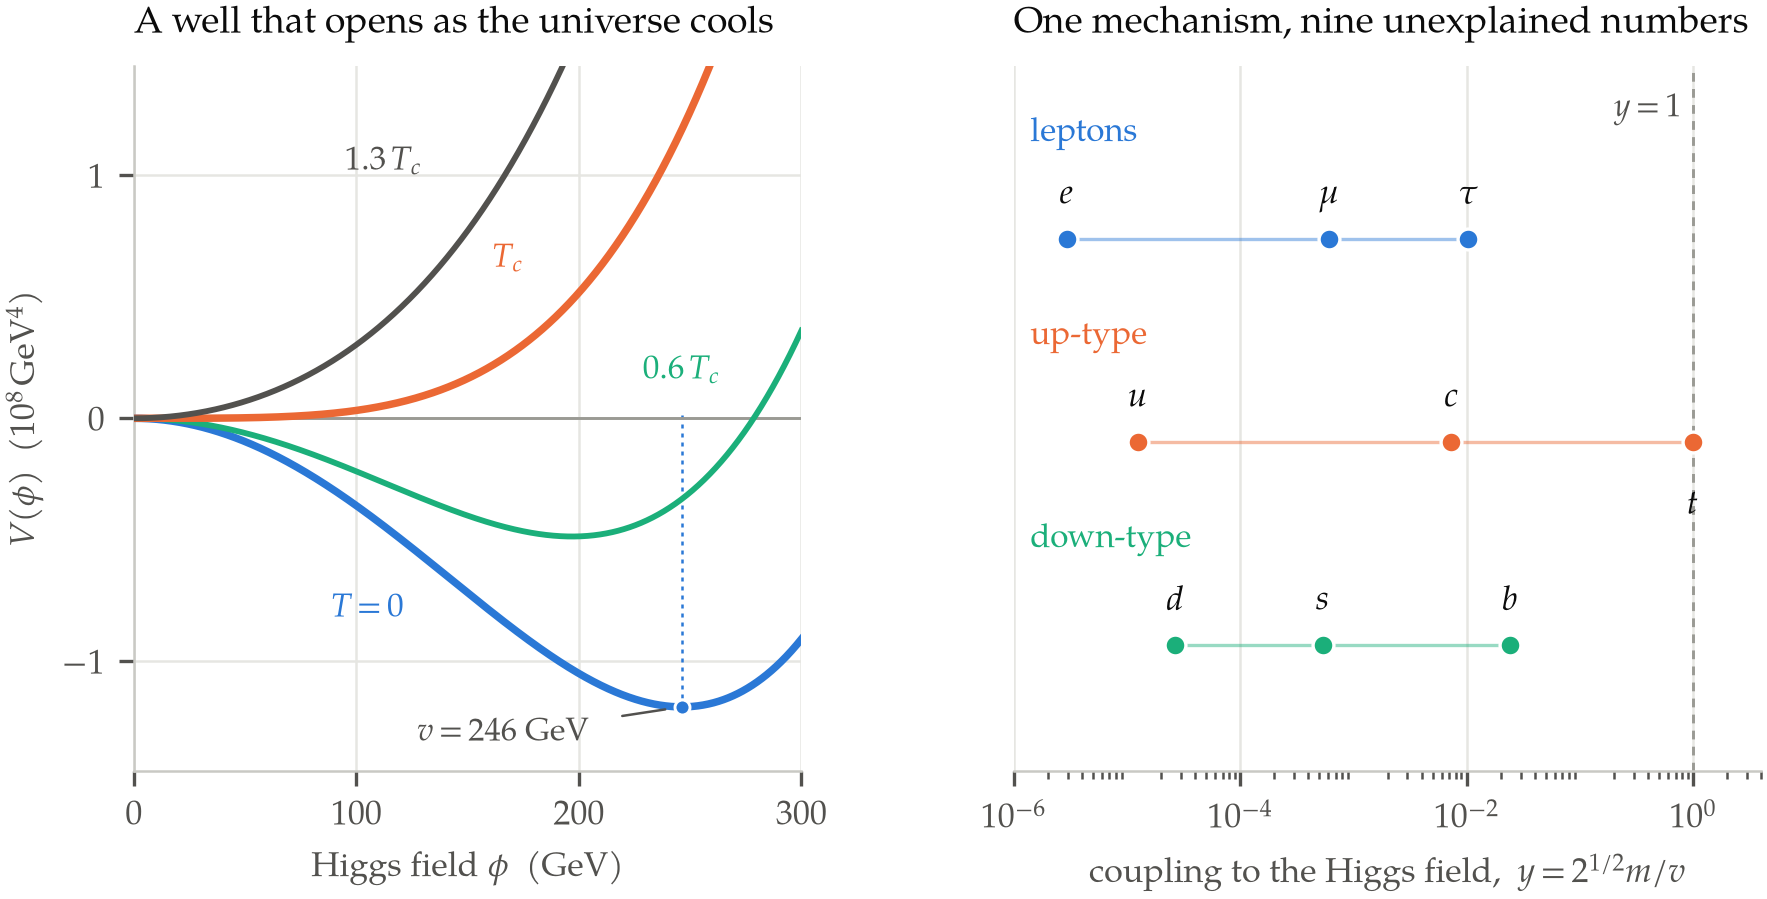

The script that saved this image:
"""Figure for report 016 — the mechanism is one potential; the couplings are nine numbers.

Left panel — the Higgs potential, calibrated to measurement rather than sketched.
Writing the tree-level potential for the real part of the neutral component as

    V(phi) = -(1/2) mu^2 phi^2 + (1/4) lambda phi^4,

the two measured quantities fix both parameters completely:

    v      = (sqrt(2) G_F)^(-1/2) = 246.22 GeV        (MuLan G_F)
    lambda = m_H^2 / (2 v^2)      = 0.12928           (m_H = 125.20 GeV)
    mu^2   = lambda v^2           = 7837.5 GeV^2

so the minimum sits at phi = 246.22 GeV and the well is 1.188e8 GeV^4 deep.
Heating the universe adds a positive thermal mass term. Keeping only its leading
piece, m_eff^2(T) = c T^2 - mu^2, and fixing c so the quadratic term vanishes at
the lattice crossover temperature T_c = 159.5 GeV gives c = mu^2 / T_c^2 = 0.308.
The four curves are T/T_c = 0, 0.6, 1 and 1.3. Note the caption's caveat: in the
Standard Model with a 125 GeV Higgs this is a smooth crossover, not the sharp
transition a bare Landau potential would suggest.

Right panel — every Standard Model fermion's coupling to that field, y = sqrt(2) m / v,
on one logarithmic axis. The mechanism does not predict a single one of them; they
span 5.5 decades from y_e = 2.9e-6 to y_t = 0.991, and the top's is one to within
a per cent. Rows separate leptons, up-type and down-type quarks; the three house
colours carry the row identity and every point is directly labelled, which is the
secondary encoding the palette validator's contrast warning requires.

Masses: PDG 2024. Light quarks MS-bar at 2 GeV, charm and bottom MS-bar at their
own scale, top from direct measurements.

Palette: the blue / orange / green trio used in reports 009-015, direct-labelled
rather than legended, as this is print.
Run: python3 figures/016-higgs-potential-and-yukawa-ladder.py
"""
import matplotlib
matplotlib.use("Agg")
import matplotlib.font_manager as fm
import matplotlib.pyplot as plt
import numpy as np
import tempfile
from pathlib import Path

SERIF = "TeX Gyre Pagella"
BLUE, ORANGE, GREEN = "#2a78d6", "#eb6834", "#1baf7a"
INK, MUTED, GRID = "#0b0b0b", "#52514e", "#e6e6e2"


def use_vendored_pagella():
    """Register tools/fonts/texgyrepagella-*.woff2 with matplotlib.

    matplotlib cannot read woff2, so decompress the vendored faces to ttf in a
    temporary directory and register those. Naming the family and hoping the
    host has it installed is what put report 008 in the wrong typeface.
    """
    vendored = sorted((Path(__file__).resolve().parent.parent / "tools" / "fonts")
                      .glob("texgyrepagella-*.woff2"))
    if not vendored:
        return False
    try:
        from fontTools.ttLib import TTFont
    except ImportError:
        return False
    cache = Path(tempfile.mkdtemp(prefix="pagella-"))
    for src in vendored:
        face = TTFont(str(src))
        face.flavor = None
        dst = cache / (src.stem + ".ttf")
        face.save(str(dst))
        fm.fontManager.addfont(str(dst))
    return SERIF in {f.name for f in fm.fontManager.ttflist}


if not use_vendored_pagella() and SERIF not in {f.name for f in fm.fontManager.ttflist}:
    raise SystemExit("TeX Gyre Pagella unavailable: install fontTools and brotli "
                     "so the vendored woff2 faces in tools/fonts/ can be used.")

plt.rcParams.update({
    "font.family": "serif", "font.serif": [SERIF], "font.size": 8.2,
    "mathtext.fontset": "custom", "mathtext.rm": SERIF,
    "mathtext.it": f"{SERIF}:italic", "mathtext.bf": f"{SERIF}:bold",
    "mathtext.cal": f"{SERIF}:italic", "mathtext.sf": SERIF, "mathtext.tt": SERIF,
    "axes.edgecolor": "#c9c9c4", "axes.linewidth": 0.6,
    "text.color": INK, "axes.labelcolor": MUTED, "xtick.color": MUTED,
    "ytick.color": MUTED, "figure.facecolor": "white", "savefig.facecolor": "white",
})

# ---- measured inputs -----------------------------------------------------
GF = 1.1663787e-5          # GeV^-2, MuLan
MH = 125.20                # GeV, PDG 2024
TC = 159.5                 # GeV, lattice crossover
V = (np.sqrt(2.0) * GF) ** -0.5
LAM = MH ** 2 / (2.0 * V ** 2)
MU2 = LAM * V ** 2
C_TH = MU2 / TC ** 2

fig, (axL, axR) = plt.subplots(1, 2, figsize=(7.0, 3.05),
                               gridspec_kw=dict(width_ratios=[1.0, 1.12],
                                                wspace=0.30))

# ---- left: the potential, warmed up --------------------------------------
phi = np.linspace(0.0, 300.0, 1400)


def potential(p, t):
    return 0.5 * (C_TH * t ** 2 - MU2) * p ** 2 + 0.25 * LAM * p ** 4


CURVES = [(0.0, BLUE, "$T = 0$"),
          (0.6, GREEN, "$0.6\\,T_c$"),
          (1.0, ORANGE, "$T_c$"),
          (1.3, MUTED, "$1.3\\,T_c$")]
for frac, colour, label in CURVES:
    lw = 1.8 if frac in (0.0, 1.0) else 1.4
    axL.plot(phi, potential(phi, frac * TC) / 1e8, color=colour, lw=lw, zorder=3)

vmin = -LAM * V ** 4 / 4.0 / 1e8
axL.plot([V], [vmin], marker="o", ms=3.6, color=BLUE, zorder=5,
         markeredgecolor="white", markeredgewidth=0.7)
axL.plot([V, V], [vmin, 0.02], color=BLUE, lw=0.6, ls=(0, (1.6, 2.0)), zorder=2)
axL.axhline(0.0, color="#9a9a94", lw=0.7, zorder=2)

axL.set_xlim(0, 300)
axL.set_ylim(-1.45, 1.45)
axL.set_xticks([0, 100, 200, 300])
axL.set_yticks([-1, 0, 1])
axL.set_xlabel("Higgs field $\\phi$  (GeV)")
axL.set_ylabel("$V(\\phi)$  ($10^{8}\\,$GeV$^{4}$)")
axL.set_title("A well that opens as the universe cools",
              fontsize=9.0, loc="left", pad=8, color=INK)
axL.text(112, 1.02, "$1.3\\,T_c$", color=MUTED, fontsize=8.0, ha="center")
axL.text(168, 0.62, "$T_c$", color=ORANGE, fontsize=8.0, ha="center")
axL.text(246, 0.16, "$0.6\\,T_c$", color=GREEN, fontsize=8.0, ha="center")
axL.text(105, -0.82, "$T = 0$", color=BLUE, fontsize=8.0, ha="center")
axL.annotate("$v = 246$ GeV", xy=(V, vmin), xytext=(166, -1.30),
             fontsize=7.8, color=MUTED, ha="center", va="center",
             arrowprops=dict(arrowstyle="-", color=MUTED, lw=0.6,
                             shrinkA=6, shrinkB=4))
axL.grid(color=GRID, lw=0.6, zorder=0)
for sp in ("top", "right"):
    axL.spines[sp].set_visible(False)

# ---- right: the Yukawa ladder --------------------------------------------
ROWS = [
    ("leptons", BLUE, 2, [("$e$", 0.51099895e-3, "up"), ("$\\mu$", 0.1056583755, "up"),
                          ("$\\tau$", 1.77686, "up")]),
    ("up-type", ORANGE, 1, [("$u$", 2.16e-3, "up"), ("$c$", 1.2730, "up"),
                            ("$t$", 172.57, "down")]),
    ("down-type", GREEN, 0, [("$d$", 4.67e-3, "up"), ("$s$", 93.5e-3, "up"),
                             ("$b$", 4.183, "up")]),
]
for name, colour, row, members in ROWS:
    xs = [np.sqrt(2.0) * m / V for _, m, _ in members]
    axR.plot(xs, [row] * len(xs), ls="none", marker="o", ms=5.0, color=colour,
             markeredgecolor="white", markeredgewidth=0.8, zorder=4)
    axR.plot([min(xs), max(xs)], [row, row], color=colour, lw=0.8, alpha=0.45,
             zorder=3)
    axR.text(1.4e-6, row + 0.48, name, color=colour, fontsize=8.0, ha="left")
    for (label, m, side), x in zip(members, xs):
        dy = 0.17 if side == "up" else -0.36
        axR.text(x, row + dy, label, color=INK, fontsize=8.2, ha="center")

axR.axvline(1.0, color="#9a9a94", lw=0.7, ls=(0, (3, 2.5)), zorder=2)
axR.text(0.80, 2.60, "$y = 1$", fontsize=7.8, color=MUTED, ha="right")
axR.set_xscale("log")
axR.set_xlim(1.2e-6, 4.0)
axR.set_ylim(-0.62, 2.85)
axR.set_yticks([])
axR.set_xticks([1e-6, 1e-4, 1e-2, 1.0])
axR.set_xlabel("coupling to the Higgs field,  $y = 2^{1/2}m/v$")
axR.set_title("One mechanism, nine unexplained numbers",
              fontsize=9.0, loc="left", pad=8, color=INK)
axR.grid(axis="x", color=GRID, lw=0.6, zorder=0)
for sp in ("top", "right", "left"):
    axR.spines[sp].set_visible(False)

print(f"v = {V:.4f} GeV   lambda = {LAM:.5f}   mu^2 = {MU2:.1f} GeV^2   c = {C_TH:.5f}")
print(f"depth at T=0: {vmin:.4f} x 1e8 GeV^4")
for name, _, _, members in ROWS:
    for label, m, _ in members:
        print(f"  {name:9s} {label:8s} m = {m:>10.6f} GeV   y = {np.sqrt(2)*m/V:.6e}")

out = Path(__file__).with_suffix(".png")
fig.savefig(out, dpi=300, bbox_inches="tight", pad_inches=0.02)
print("wrote", out)
